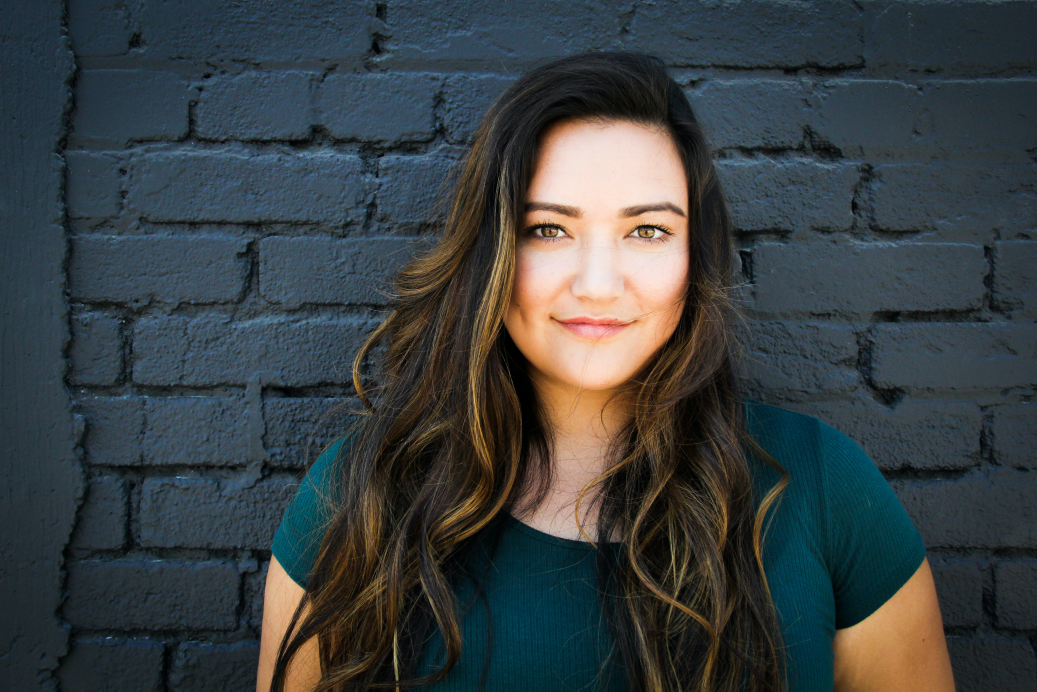
#> input picture Imagens/Mulher.jpg, 5184 x 3456 px, found by its file name (shown at 1/5 size)
$ python 'Operação com Mascara - Retangular  - Versão 1.1.0.py'
#> lines starting #> are read from the running program, lines starting #| are printed output that depends on the picture; after the words box and inside, x2 and y2 are one past the last pixel; in counts of white or black regions, pixels touching at a corner belong together
#
########################################################################
# Importação das Bibliotecas Necessárias
########################################################################
#
import cv2 as cv
import numpy as np
import matplotlib.pyplot as plt
import os
from pathlib import Path

#
########################################################################
# Funções de Apoio
########################################################################
#
def LimpaTerminal ():
    if os.name == "nt":
       _ = os.system( "cls" )
    else:
      _ = os.system( "clear ")
    return ()

#
########################################################################
# Definições Gerais
########################################################################
#
NomeImagem  = "Mulher.jpg"
dirRaiz = Path.home()
dirBase = "/home/asoares/Insync/alexandre.asoares@gmail.com/OneDrive/Atividades/LocalCV"
dirImagem = "Imagens"
dirCaminhoImagem = str(Path(dirRaiz, dirBase, dirImagem, NomeImagem))

#
########################################################################
# Lendo a Imagem
########################################################################
#
Imagem = cv.imread ( dirCaminhoImagem, cv.IMREAD_COLOR)
#> Imagem is the input picture: shape (3456, 5184, 3); mean B, G, R 65.6, 63.6, 57

#
########################################################################
# Checando se a Imagem Foi Lida com Sucesso
########################################################################
#
if Imagem is None:
   LimpaTerminal ()
   print( "Não Foi Localizada a Imagem : ", NomeImagem)
   exit ()

imgReduzida = cv.resize(Imagem, (0,0), fx=0.1, fy=0.1, interpolation = cv.INTER_AREA)
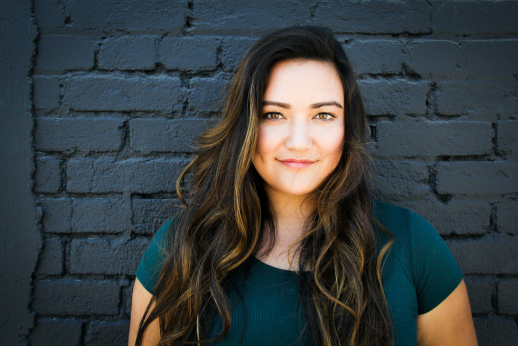
#> imgReduzida: shape (346, 518, 3); mean B, G, R 65.5, 63.6, 57

#
########################################################################
# Construindo a Matriz
########################################################################
#
Largura = imgReduzida.shape[0]
#> Largura = 346
Altura  = imgReduzida.shape[1]
#> Altura = 518
imgRecorte = np.zeros( (Largura, Altura), dtype="uint8")
imgAuxiliar = imgRecorte.copy()

#
########################################################################
# Criando a Máscara
########################################################################
#
Mascara = cv.rectangle(imgRecorte, (150,23), (430,270), 255, -1)
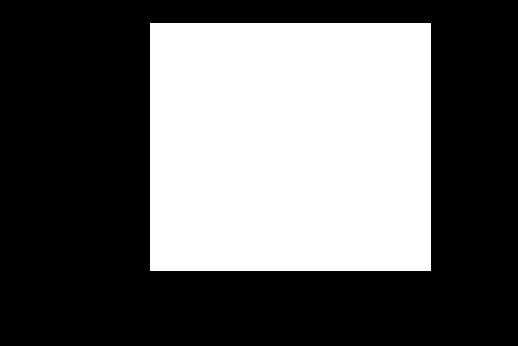
#> imgRecorte: shape (346, 518); 38.9% white; 1 white region, box (x1, y1, x2, y2) and area: (150, 23, 431, 271) 69688

#
########################################################################
# Aplicando a Máscara
########################################################################
#
imgResultado = cv.bitwise_and (imgReduzida, imgReduzida, mask= Mascara)
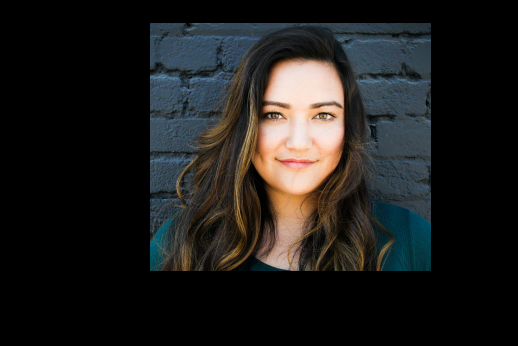
#> imgResultado: shape (346, 518, 3); mean B, G, R 28.1, 29.5, 30.3

#
########################################################################
# Convertendo para Matplotlib
########################################################################
#
imgReduzida = cv.cvtColor(imgReduzida, cv.COLOR_BGR2RGB)
imgAuxiliar = cv.cvtColor(imgAuxiliar, cv.COLOR_BGR2RGB)
#> imgAuxiliar: shape (346, 518, 3); every value is 0
Mascara = cv.cvtColor(Mascara, cv.COLOR_BGR2RGB)
imgResultado = cv.cvtColor(imgResultado, cv.COLOR_BGR2RGB)

#
########################################################################
# Apresentação dos Resultados
########################################################################
#

Grafico = plt.figure()

Grafico.add_subplot(2,2,1)
plt.imshow(imgReduzida )
plt.title("Imagem Original", fontsize=11, weight='bold' )

Grafico.add_subplot(2,2,2)
plt.imshow(imgAuxiliar )
plt.title("Imagem Recorte", fontsize=11, weight='bold' )

Grafico.add_subplot(2,2,3)
plt.imshow(Mascara )
plt.title("Imagem Máscara", fontsize=11, weight='bold' )

Grafico.add_subplot(2,2,4)
plt.imshow(imgResultado )
plt.title("Imagem Resultado", fontsize=11, weight='bold' )

plt.tight_layout()
plt.show ()
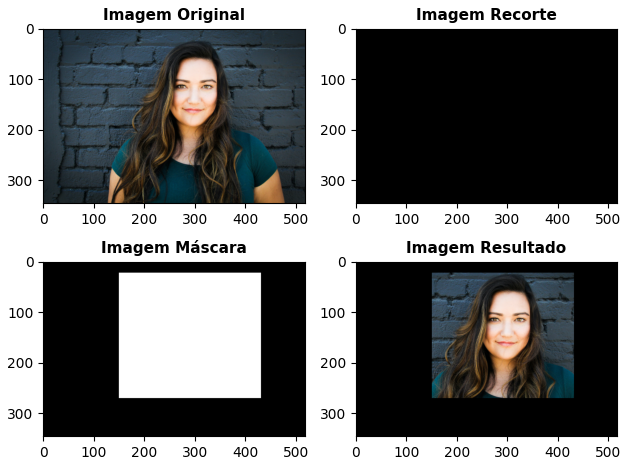
#> figure drawn by matplotlib, 4 panels

########################################################################
# FIM DO PROGRAMA
########################################################################
